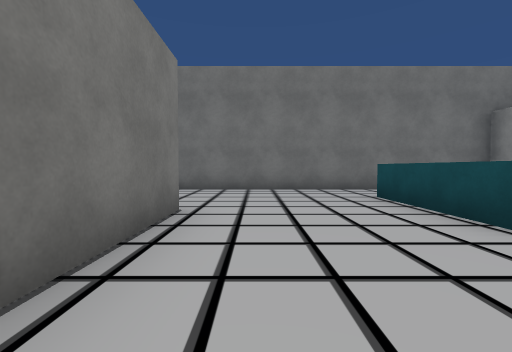
[1] (above)

16 first-person views from a walk through a 3-D level made in the Unity game engine. The camera is 1.2 m above the floor, tilts 2° down and sees 90° across. The floor is counted in squares, 2 m on a side. Each view is taken from the middle of a square. On the plan, view 1 faces up. The plan holds only what a view shows up to about 9 squares ahead; the rest is blank. The place goes on beyond the plan. The player is left out. Some surface patterns are stand-ins.

[2]
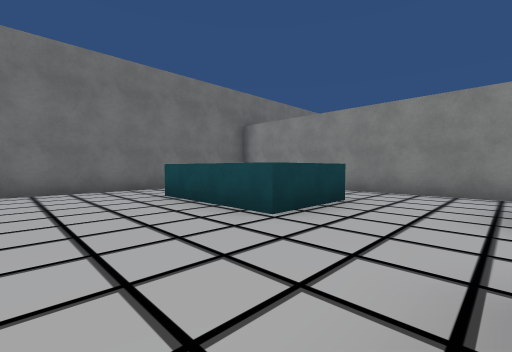

[3]
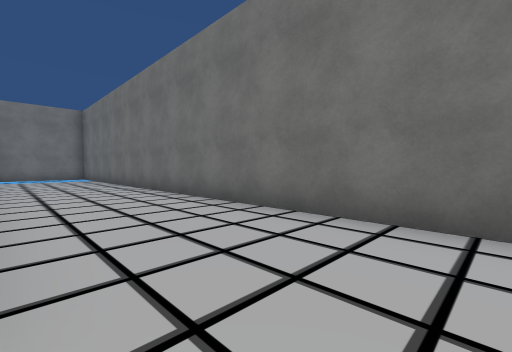

[4]
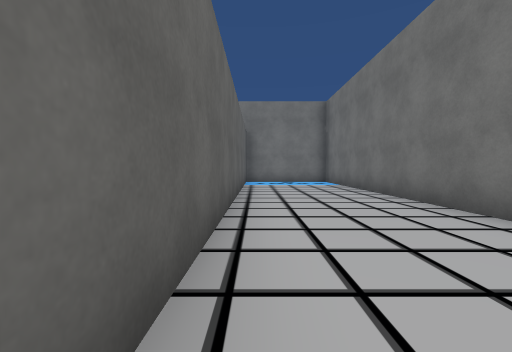

[5]
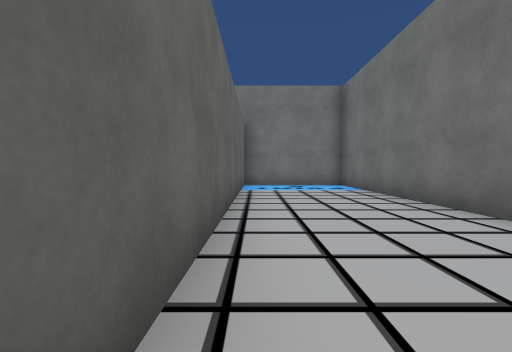

[6]
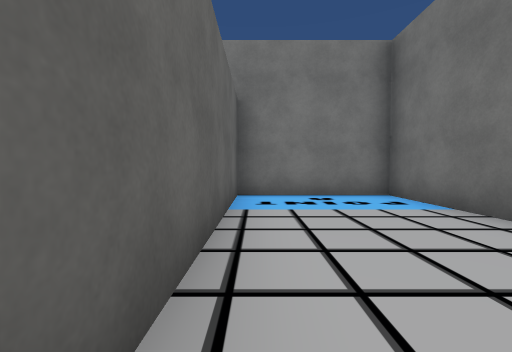

[7]
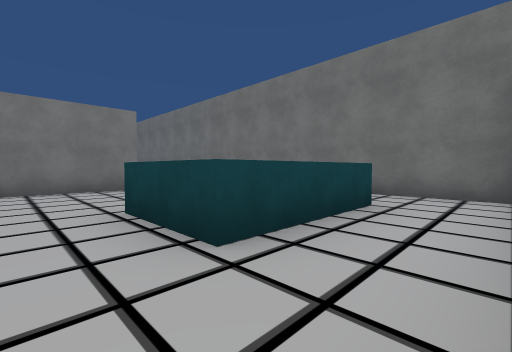

[8]
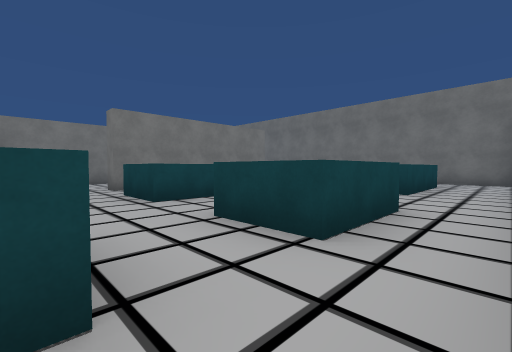

[9]
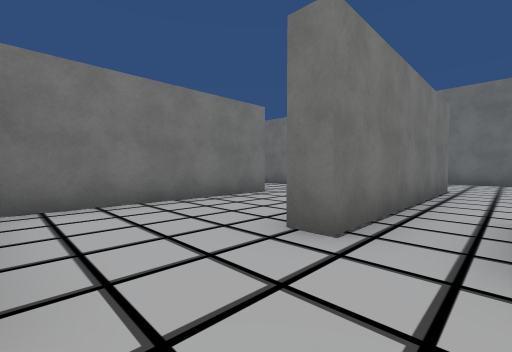

[10]
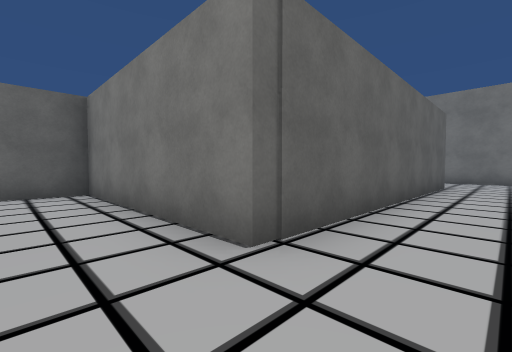

[11]
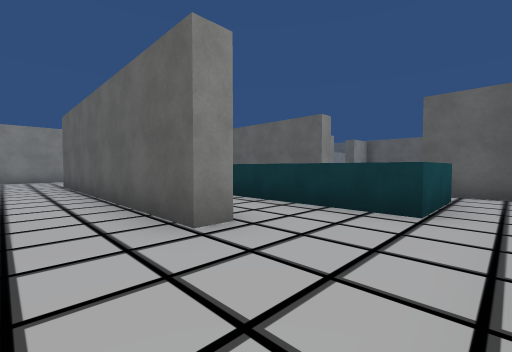

[12]
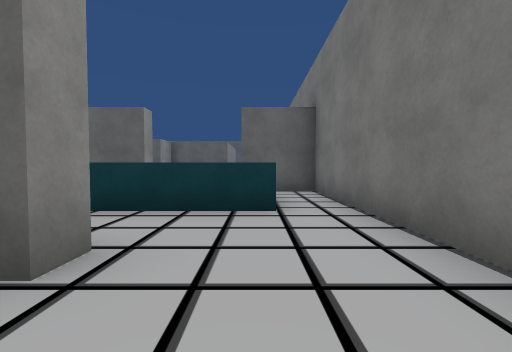

[13]
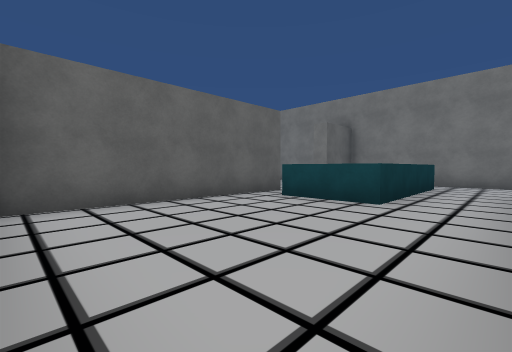

[14]
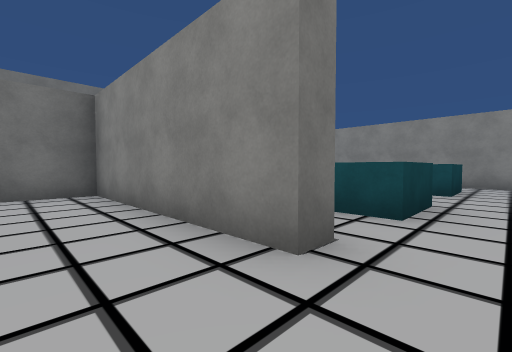

[15]
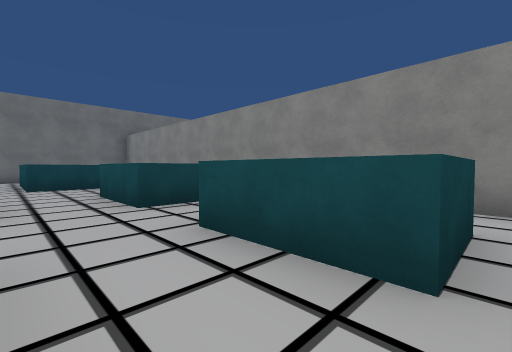

[16]
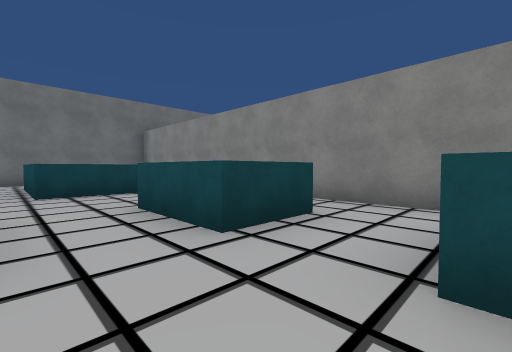

### Floor plan
Key: @ floor where view 1 was taken; # wall or solid block; . floor; ^ raised ledge.
Columns run from 15 left of view 1 to 7 right of it. Each row starts with its distance up from view 1.
  7 #######################
  6 #.....................#
  5 #.................^^..
  4 #.................^^..#
  3 ###############...^^..#
  2 #.............#.......#
  1 #...########..#.......#
  0 #..........#..#@......#
 -1 #..........#..#.^..^^.#
 -2 #.^^^^.....#....^..^^.#
 -3 #.^  ^.....#..........#
 -4 ###  ########  . ..^^.#
 -5                  ..^^ #
 -6                  .....#

Positions as (right, up) in squares from view 1, and headings:
1: (0, 0), facing up
2: (0, 0), facing up-right
3: (0, 4), facing up-left
4: (-4, 4), facing left
5: (-6, 4), facing left
6: (-9, 4), facing left
7: (6, 1), facing up-left
8: (6, -4), facing up-left
9: (0, -4), facing up-left
10: (-3, 2), facing down-left
11: (-14, 2), facing down-right
12: (-13, 2), facing down
13: (-5, 0), facing down-left
14: (-3, -3), facing up-right
15: (2, -6), facing up-right
16: (2, -4), facing up-right
